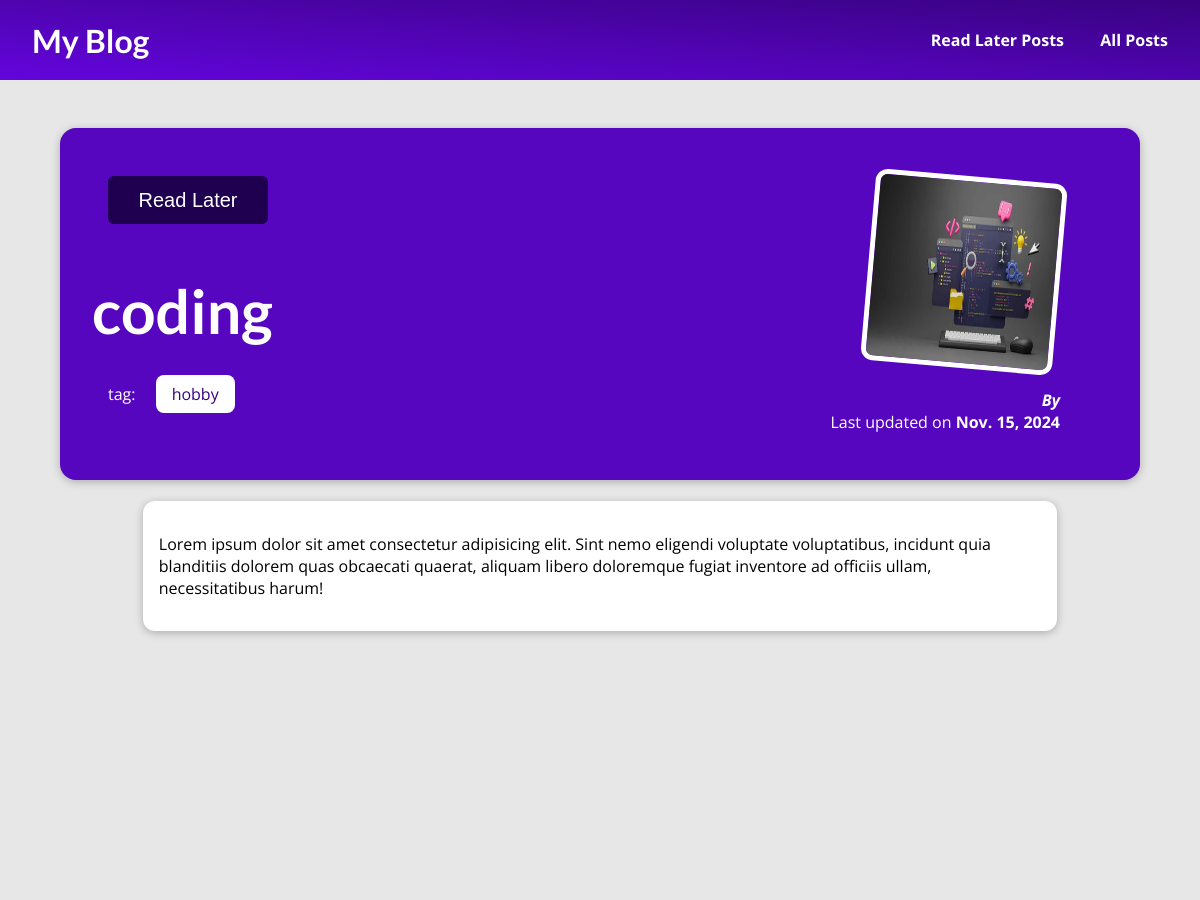
The app's page /posts/coding (upper part), older data.
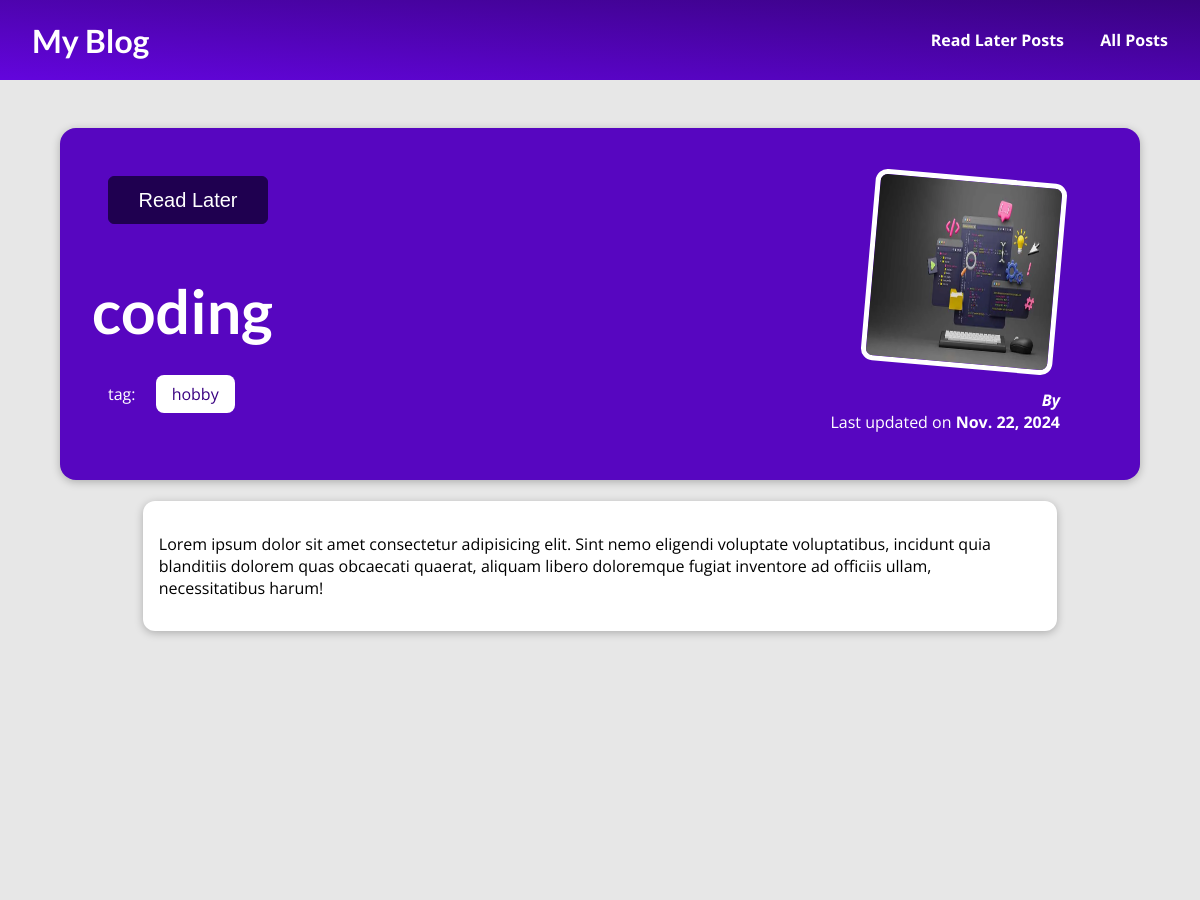
The same page, newer data.
### blog/models.py (models this page shows, shortened)
class Post(models.Model):
    title = models.CharField(max_length=80)
    first_name = models.CharField(max_length=80, null=True)
    last_name = models.CharField(max_length=80, null=True)
    e_mail_address = models.EmailField(null=True)
    excerpt = models.CharField(max_length=100)
    image = models.ImageField(upload_to="images", null=True)
    date = models.DateField(auto_now=True)
    slug = models.SlugField(unique=True,db_index=True)
    content = models.TextField(validators=[MinLengthValidator(10)])
    caption = models.CharField(max_length=20, null=True)
    views = models.IntegerField(null= True)
    like = models.IntegerField(null=True)
    comments = models.IntegerField(null=True)

### blog/views.py (the view, shortened to what this page needs)
# urls.py: path("posts/<slug:slug>", views.post_detail.as_view(), name="post-detail-page"),
class post_detail(View):
    def get(self, request, slug):
        form = CommentSectionForm
        model = CommentSectionModel
        identified_post = get_object_or_404(Post, slug=slug)
        all_comment = CommentSectionModel.objects.filter(slug=slug)
        view = Post.objects.get(slug=slug)
        view.views += 1
        view.save()
        return render(request, "blogs/post-details.html",{
            "post_details": identified_post,
            "post_tags": identified_post.caption ,
            "form": form,
            "model": model,
            "comments": all_comment,
            "session": request.session,
        })

### blog/templates/blogs/post-details.html (shortened to what this page needs)
{% load static %}
<!DOCTYPE html>
<html lang="en">
<head>
    <link rel="stylesheet" href="{% static 'blogs/style.css' %}">
</head>
<body>
    <header id ="main-navigation">
        <h1>
            <a href="{% url 'starting-page' %}">My Blog</a>
        </h1>
        <nav class="primary-nav">
            <a class="first" href="{% url 'read' %}">Read Later Posts</a>
            <a href="{% url 'posts-page' %}">All Posts</a>
        </nav>
    </header>
    <section id="summary">
        {% if post_details.slug in session %}
            <form action="{% url 'delete' %}" method="POST">
            {% csrf_token %}
                <input type="hidden" name="slug", value="{{ post_details.slug }}">
                <button class="RemoveFromRead">Remove From Read Later X</button>
            </form>
        {% else %}
            <form action="{% url 'addtoread' %}" method="POST">
                <button class="AddtoRead">Read Later</button>
            </form>
        {% endif %}
        <h2>{{ post_details.title }}</h2>
        <div class="all-tags">
            <div class="container">
                <span class="tags-p">tag:</span>
            </div>
            <div class="container">
                <span class="tag">{{ post_details.caption}}</span>
            </div>
        </div>
        <article>
            <img src="{{ post_details.image.url }}" alt="{{ post_details.excerpt }}">
            <address>By <a href="mailto:{{ post_details.author.e_mail_address}}">{{ post_details.author }}</a></address>
            <div class="data">
                Last updated on <time>{{ post_details.date }}</time>
            </div>
        </article>
        <main>
            <p>{{ post_details.content }}</p>
        </main>
    </section>
</body>
</html>

### blog/static/blogs/style.css (style rules this page uses)
* { box-sizing: border-box; }
html { font-family: 'Open Sans', 'Lato', sans-serif; width: 100%; }
body { margin: 0; width: 100%; background-color: #e7e7e7; }
h1, h2, h3 { font-family: 'Lato', sans-serif; font-weight: bold; }
#main-navigation { width: 100%; height: 5rem; display: flex; align-items: center; position: absolute; top: 0; left: 0; background: linear-gradient(to right top, #6305dd, #390281); }
#main-navigation a { text-decoration: none; color: white; font-weight: bold; margin-left: 2rem; }
.primary-nav { position: absolute; right: 2rem; }
.AddtoRead { margin-left: 0rem; margin-top: 1rem; }
button { display: block; cursor: pointer; padding: 0.5rem 1.5rem; border-radius: 6px; background-color: #1f0050; color: white; border: 1px solid #1f0050; }
button { width: 10rem; height: 3rem; font-size: 20px; margin-top: 4rem; cursor: pointer; padding: 0.5rem 1.5rem; border-radius: 6px; background-color: #1f0050; color: white; border: 1px solid #1f0050; }
#summary { margin: 8rem auto 60rem auto; padding: 2rem; width: 90%; max-width: 90rem; border-radius: 16px; background-color: #5706c0; position: relative; box-shadow: 0 2px 8px rgba(0, 0, 0, 0.25); height: 22rem; }
#summary h2 { color: white; font-size: 3.8rem; margin-bottom: 0.25rem; }
#summary article { position: absolute; top: 2rem; right: 3rem; padding: 1rem 2rem; border-radius: 12px; text-align: right; color: white; }
#summary article img { width: 12rem; height: 12rem; border-radius: 12px; transform: rotateZ(5deg); border: 5px solid white; margin-bottom: 1rem; }
#summary address { font-weight: bold; }
#summary time { font-weight: bold; }
main { width: 90%; max-width: 90rem; margin: 4rem auto; background-color: white; padding: 1rem; border-radius: 12px; box-shadow: 0 2px 8px rgba(0, 0, 0, 0.25); }
.all-tags { padding: 2rem 0rem; }
.tag { background-color: white; color: #390281; padding: 0.5rem 1rem; border-radius: 8px ; width: 20%; }
.tags-p { color: white; }
.container { display: inline; max-width: 20%; margin-left: 1rem; }
#summary form { margin-left: 1rem; }

Row changes from the older to the newer data that the page shows:
changed Post "coding": date "Nov. 15, 2024" → "Nov. 22, 2024"
